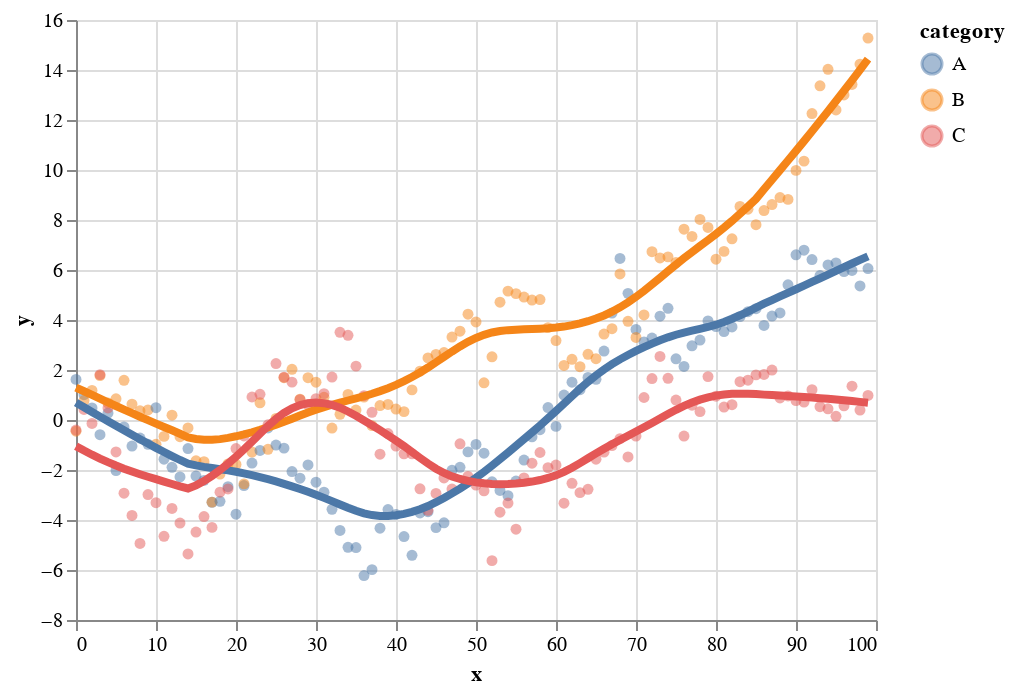

The cell this chart's notebook holds for it:
### Code cell
import altair as alt
import pandas as pd
import numpy as np

np.random.seed(1)

source = pd.DataFrame({
    'x': np.arange(100),
    'A': np.random.randn(100).cumsum(),
    'B': np.random.randn(100).cumsum(),
    'C': np.random.randn(100).cumsum(),
})

base = alt.Chart(source).mark_circle(opacity=0.5).transform_fold(
    fold=['A', 'B', 'C'],
    as_=['category', 'y']
).encode(
    alt.X('x:Q'),
    alt.Y('y:Q'),
    alt.Color('category:N')
)

base + base.transform_loess('x', 'y', groupby=['category']).mark_line(size=4)

### Figure 1 — Vega-Lite specification as saved in the notebook (floating-point values rounded to 4 significant figures)
{"config": {"view": {"continuousWidth": 400, "continuousHeight": 300}}, "layer": [{"mark": {"type": "circle", "opacity": 0.5}, "encoding": {"color": {"field": "category", "type": "nominal"}, "x": {"field": "x", "type": "quantitative"}, "y": {"field": "y", "type": "quantitative"}}, "transform": [{"fold": ["A", "B", "C"], "as": ["category", "y"]}]}, {"mark": {"type": "line", "size": 4}, "encoding": {"color": {"field": "category", "type": "nominal"}, "x": {"field": "x", "type": "quantitative"}, "y": {"field": "y", "type": "quantitative"}}, "transform": [{"fold": ["A", "B", "C"], "as": ["category", "y"]}, {"loess": "y", "on": "x", "groupby": ["category"]}]}], "data": {"name": "data-2fe3f4d4a77c4fabb24bf59d737ffda0"}, "$schema": "https://vega.github.io/schema/vega-lite/v4.17.0.json", "datasets": {"data-2fe3f4d4a77c4fabb24bf59d737ffda0": [{"x": 0, "A": 1.624, "B": -0.4471, "C": -0.4009}, {"x": 1, "A": 1.013, "B": 0.7774, "C": 0.4231}, {"x": 2, "A": 0.4844, "B": 1.181, "C": -0.1392}, {"x": 3, "A": -0.5886, "B": 1.774, "C": 1.816}, {"x": 4, "A": 0.2769, "B": 0.6795, "C": 0.4837}, {"x": 5, "A": -2.025, "B": 0.8489, "C": -1.277}, {"x": 6, "A": -0.2799, "B": 1.589, "C": -2.928}, {"x": 7, "A": -1.041, "B": 0.6358, "C": -3.818}, {"x": 8, "A": -0.722, "B": 0.3696, "C": -4.937}, {"x": 9, "A": -0.9714, "B": 0.4022, "C": -2.981}, {"x": 10, "A": 0.4907, "B": -0.9709, "C": -3.308}, {"x": 11, "A": -1.569, "B": -0.6558, "C": -4.65}, {"x": 12, "A": -1.892, "B": 0.1904, "C": -3.536}, {"x": 13, "A": -2.276, "B": -0.6691, "C": -4.123}, {"x": 14, "A": -1.142, "B": -0.3186, "C": -5.359}, {"x": 15, "A": -2.242, "B": -1.631, "C": -4.484}, {"x": 16, "A": -2.414, "B": -1.67, "C": -3.86}, {"x": 17, "A": -3.292, "B": -3.285, "C": -4.295}, {"x": 18, "A": -3.25, "B": -2.164, "C": -2.888}, {"x": 19, "A": -2.667, "B": -1.755, "C": -2.759}, {"x": 20, "A": -3.768, "B": -1.78, "C": -1.142}, {"x": 21, "A": -2.623, "B": -2.555, "C": -0.6388}, {"x": 22, "A": -1.722, "B": -1.281, "C": 0.92}, {"x": 23, "A": -1.219, "B": 0.6861, "C": 1.029}, {"x": 24, "A": -0.3182, "B": -1.172, "C": -0.1904}, {"x": 25, "A": -1.002, "B": 0.06423, "C": 2.259}, {"x": 26, "A": -1.125, "B": 1.692, "C": 1.713}, {"x": 27, "A": -2.061, "B": 2.03, "C": 1.514}, {"x": 28, "A": -2.329, "B": 0.8306, "C": 0.814}, {"x": 29, "A": -1.798, "B": 1.694, "C": 0.6106}, {"x": 30, "A": -2.49, "B": 1.513, "C": 0.8533}, {"x": 31, "A": -2.887, "B": 0.9091, "C": 1.055}, {"x": 32, "A": -3.574, "B": -0.3209, "C": 1.716}, {"x": 33, "A": -4.419, "B": 0.2296, "C": 3.508}, {"x": 34, "A": -5.09, "B": 1.022, "C": 3.388}, {"x": 35, "A": -5.103, "B": 0.3989, "C": 2.155}, {"x": 36, "A": -6.22, "B": 0.9195, "C": 0.9724}, {"x": 37, "A": -5.986, "B": -0.2249, "C": 0.3066}, {"x": 38, "A": -4.326, "B": 0.577, "C": -1.368}, {"x": 39, "A": -3.584, "B": 0.6236, "C": -0.5426}, {"x": 40, "A": -3.776, "B": 0.437, "C": -1.041}, {"x": 41, "A": -4.663, "B": 0.3352, "C": -1.352}, {"x": 42, "A": -5.411, "B": 1.204, "C": -1.354}, {"x": 43, "A": -3.718, "B": 1.955, "C": -2.75}, {"x": 44, "A": -3.667, "B": 2.484, "C": -3.612}, {"x": 45, "A": -4.304, "B": 2.622, "C": -2.937}, {"x": 46, "A": -4.113, "B": 2.7, "C": -2.318}, {"x": 47, "A": -2.013, "B": 3.318, "C": -2.762}, {"x": 48, "A": -1.893, "B": 3.55, "C": -0.951}, {"x": 49, "A": -1.276, "B": 4.233, "C": -2.257}, {"x": 50, "A": -0.9756, "B": 3.923, "C": -2.602}, {"x": 51, "A": -1.328, "B": 1.488, "C": -2.833}, {"x": 52, "A": -2.47, "B": 2.527, "C": -5.626}, {"x": 53, "A": -2.82, "B": 4.714, "C": -3.688}, {"x": 54, "A": -3.029, "B": 5.155, "C": -3.322}, {"x": 55, "A": -2.442, "B": 5.055, "C": -4.366}, {"x": 56, "A": -1.603, "B": 4.919, "C": -2.315}, {"x": 57, "A": -0.6719, "B": 4.8, "C": -1.73}, {"x": 58, "A": -0.3863, "B": 4.817, "C": -1.3}, {"x": 59, "A": 0.4989, "B": 3.695, "C": -1.907}, {"x": 60, "A": -0.2555, "B": 3.178, "C": -1.801}, {"x": 61, "A": 0.9973, "B": 2.181, "C": -3.326}, {"x": 62, "A": 1.51, "B": 2.43, "C": -2.531}, {"x": 63, "A": 1.212, "B": 2.133, "C": -2.906}, {"x": 64, "A": 1.701, "B": 2.628, "C": -2.772}, {"x": 65, "A": 1.625, "B": 2.453, "C": -1.57}, {"x": 66, "A": 2.757, "B": 3.44, "C": -1.285}, {"x": 67, "A": 4.277, "B": 3.653, "C": -1.023}, {"x": 68, "A": 6.462, "B": 5.844, "C": -0.746}, {"x": 69, "A": 5.066, "B": 3.948, "C": -1.479}, {"x": 70, "A": 3.622, "B": 3.301, "C": -0.6433}, {"x": 71, "A": 3.117, "B": 4.202, "C": 0.9001}, {"x": 72, "A": 3.277, "B": 6.731, "C": 1.659}, {"x": 73, "A": 4.153, "B": 6.482, "C": 2.544}, {"x": 74, "A": 4.469, "B": 6.526, "C": 1.666}, {"x": 75, "A": 2.447, "B": 6.299, "C": 0.7987}, {"x": 76, "A": 2.14, "B": 7.631, "C": -0.6422}, {"x": 77, "A": 2.968, "B": 7.343, "C": 0.5901}, {"x": 78, "A": 3.199, "B": 8.023, "C": 0.3359}, {"x": 79, "A": 3.961, "B": 7.704, "C": 1.736}, {"x": 80, "A": 3.738, "B": 6.431, "C": 0.9538}, {"x": 81, "A": 3.537, "B": 6.745, "C": 0.5163}, {"x": 82, "A": 3.724, "B": 7.248, "C": 0.6117}, {"x": 83, "A": 4.134, "B": 8.541, "C": 1.533}, {"x": 84, "A": 4.332, "B": 8.431, "C": 1.594}, {"x": 85, "A": 4.451, "B": 7.813, "C": 1.805}, {"x": 86, "A": 3.781, "B": 8.376, "C": 1.822}, {"x": 87, "A": 4.158, "B": 8.617, "C": 1.999}, {"x": 88, "A": 4.28, "B": 8.897, "C": 0.8823}, {"x": 89, "A": 5.41, "B": 8.824, "C": 0.9632}, {"x": 90, "A": 6.609, "B": 9.985, "C": 0.7767}, {"x": 91, "A": 6.794, "B": 10.35, "C": 0.7198}, {"x": 92, "A": 6.418, "B": 12.26, "C": 1.212}, {"x": 93, "A": 5.78, "B": 13.37, "C": 0.5315}, {"x": 94, "A": 6.203, "B": 14.03, "C": 0.447}, {"x": 95, "A": 6.281, "B": 12.4, "C": 0.1496}, {"x": 96, "A": 5.937, "B": 13.0, "C": 0.5669}, {"x": 97, "A": 5.98, "B": 13.42, "C": 1.352}, {"x": 98, "A": 5.36, "B": 14.24, "C": 0.3963}, {"x": 99, "A": 6.058, "B": 15.28, "C": 0.9822}]}}
